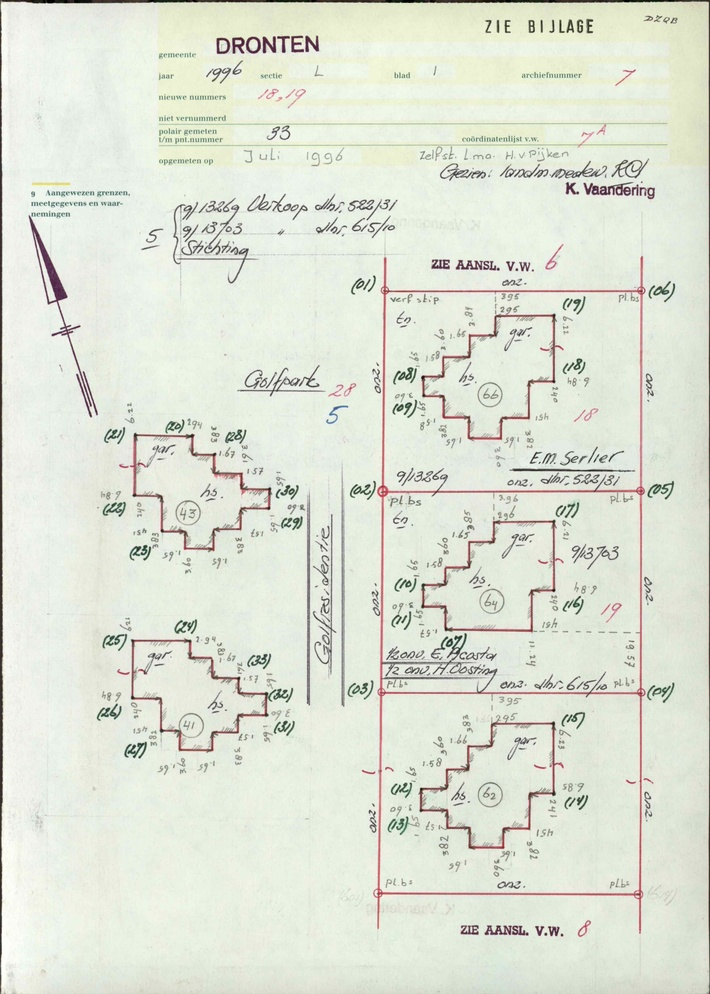
#> input picture MagnaSoft/VW_DTN01_L_00007_101000000000000000002038853600000.front.JPG, 710 x 994 px, shrunk from 2504 x 3506 before the run
$ jupyter execute Tessaract.ipynb
#> lines starting #> are read from the running program, lines starting #| are printed output that depends on the picture; after the words box and inside, x2 and y2 are one past the last pixel; in counts of white or black regions, pixels touching at a corner belong together
[cell 1]
import pytesseract

# Example path for Windows
pytesseract.pytesseract.tesseract_cmd = r'C:\Program Files\Tesseract-OCR\tesseract.exe'

[cell 2]
import cv2
import pytesseract
import re
import os
import csv

# Preprocessing function
def preprocess_image(image_path):
    img = cv2.imread(image_path)
#> img is the input picture: shape (994, 710, 3); mean B, G, R 214.5, 227.6, 223.2
    if img is None:
        raise FileNotFoundError(f"Could not read the image at: {image_path}")

    # Apply Gaussian blur
    img = cv2.GaussianBlur(img, (5, 5), 0)

    # Convert to grayscale
    gray = cv2.cvtColor(img, cv2.COLOR_BGR2GRAY)
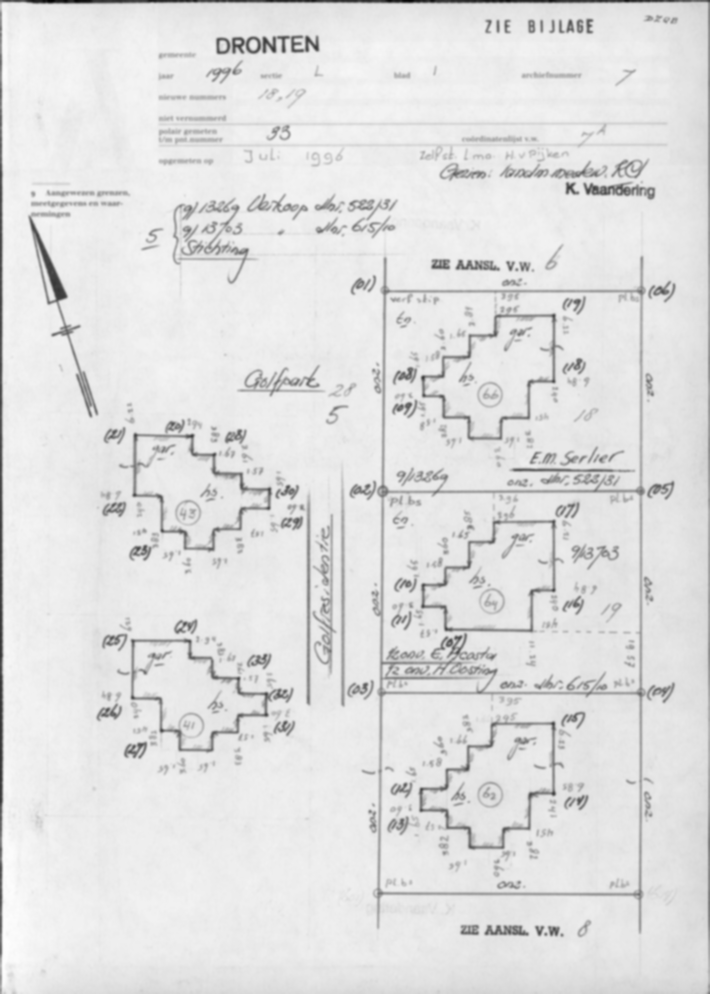
#> gray: shape (994, 710); min 2, max 254, mean 224.9

    # Optional: Apply thresholding for better OCR results
    _, binary = cv2.threshold(gray, 150, 255, cv2.THRESH_BINARY)
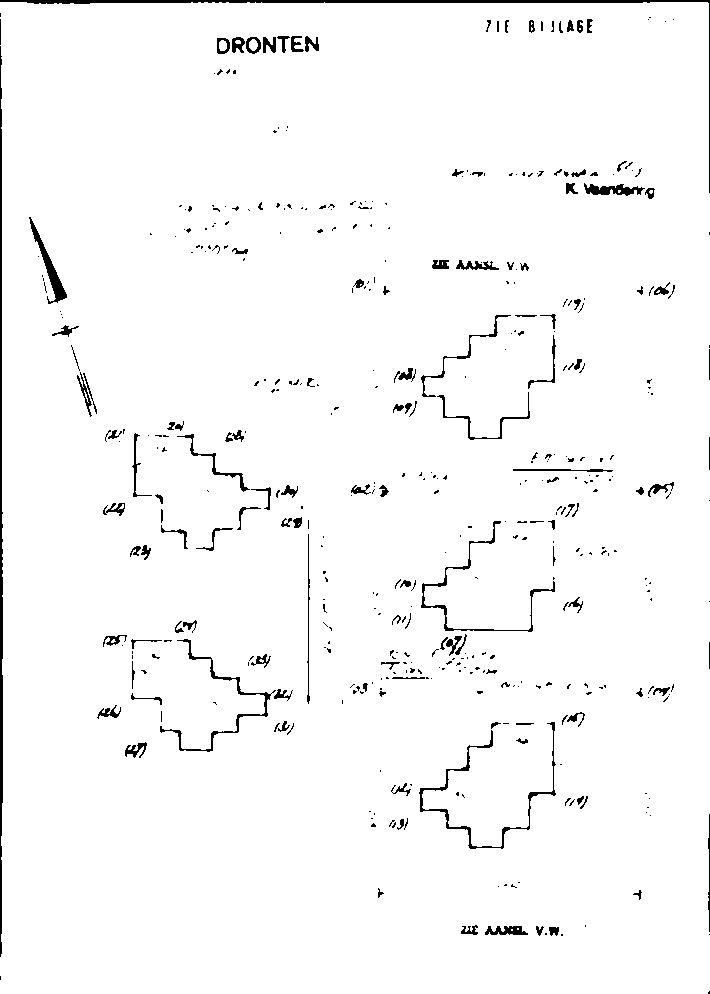
#> binary: shape (994, 710); 97.3% white; 450 black regions (316 under 20 px), largest, box (x1, y1, x2, y2) and area: (0, 0, 710, 193) 2250, (0, 46, 3, 957) 1984, (419, 722, 556, 849) 942

    return binary

# Extract numbers using Tesseract
def extract_numbers(image_path):
    # Preprocess the image
    img = preprocess_image(image_path)

    # Use Tesseract to extract text
    text = pytesseract.image_to_string(img)

    # Use regex to filter numbers (including decimals)
    numbers = re.findall(r'\d+\.?\d*', text)

    return numbers

# Save results to CSV
def save_to_csv(output_file, results):
    with open(output_file, 'w', newline='') as csvfile:
        writer = csv.writer(csvfile)
        writer.writerow(['Image File', 'Extracted Numbers'])
        for filename, numbers in results.items():
            writer.writerow([filename, ', '.join(numbers)])

# Main processing function
def process_images(image_files, output_file):
    results = {}

    for image_file in image_files:
        try:
            extracted_numbers = extract_numbers(image_file)
            results[os.path.basename(image_file)] = extracted_numbers
        except FileNotFoundError as e:
            print(f"File error: {e}")
        except Exception as e:
            print(f"Error processing {image_file}: {e}")

    save_to_csv(output_file, results)
    print(f"Results saved to {output_file}")

# List of image paths (add your images here)
image_files = [
    'VW_DTN01_L_00007_101000000000000000002038853600000.front.JPG',
    'VW_DTN01_A_00002_101000000000000000002051033000000.front.JPG',
]

# Output CSV file
output_csv = 'extracted_numbers.csv'

# Run the processing
process_images(image_files, output_csv)
#> (the call stopped at in extract_numbers, `text = pytesseract.image_to_string(img)`: pytesseract is not available in this run)
